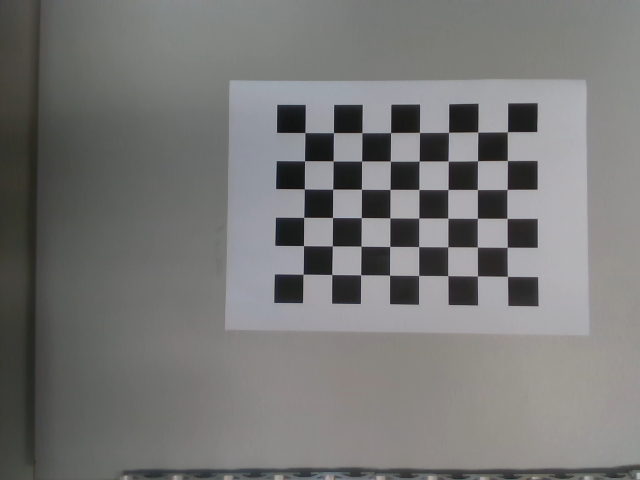
#> input picture images/img10.png, 640 x 480 px, given as the content of the folder C:/Users/Sanjana/Desktop/opencv code, which was not available
$ python calibration.py
#> lines starting #> are read from the running program, lines starting #| are printed output that depends on the picture; after the words box and inside, x2 and y2 are one past the last pixel; in counts of white or black regions, pixels touching at a corner belong together; long printed decimals are rounded; pictures that were not available may be replaced by others from this repository, and a replacement may not be noted
import numpy as np
import cv2 as cv
import glob
import pickle

chessboardSize = (8, 6)
frameSize = (640, 480)

criteria = (cv.TERM_CRITERIA_EPS + cv.TERM_CRITERIA_MAX_ITER, 30,0.001)

objp = np.zeros((chessboardSize[0] * chessboardSize[1], 3), np.float32)
objp[:,:2] = np.mgrid[0:chessboardSize[0], 0:chessboardSize[1]].T.reshape(-1, 2)

size_of_chessboard_squares_mm = 25
objp = objp * size_of_chessboard_squares_mm

objpoints = []
imgpoints = []
images = glob.glob('C:\\Users\\Sanjana\\Desktop\\opencv code\\*.png')
if not images:
    print("No images found in the specified directory!")
    exit()


for image in images:
    img = cv.imread(image)
#> img is the input picture: shape (480, 640, 3); mean B, G, R 118.2, 119.1, 119.3
    if img is None:
        print(f"Could not load image: {image}")
        continue

    gray = cv.cvtColor(img, cv.COLOR_BGR2GRAY)
    ret, corners = cv.findChessboardCorners(gray, chessboardSize, None)
#> ret = True; corners = 48 rows, first 8: [304.8, 132.5], [333.5, 132.6], [361.8, 132.6], [390.6, 132.5], [419.4, 132.4], [448.6, 132.3], [477.7, 132.1], [507.5, 131.7]
    if ret == True:
        objpoints.append(objp)
        corners2 = cv.cornerSubPix(gray, corners, (11,11), (-1,-1), criteria)
#> corners2 = 48 rows, first 8: [304.9, 132.5], [333.5, 132.6], [361.9, 132.6], [390.6, 132.6], [419.5, 132.4], [448.5, 132.3], [477.7, 132], [507.4, 131.8]
        imgpoints.append(corners)

    #Draw and Display corners
        cv.drawChessboardCorners(img, chessboardSize, corners, ret)
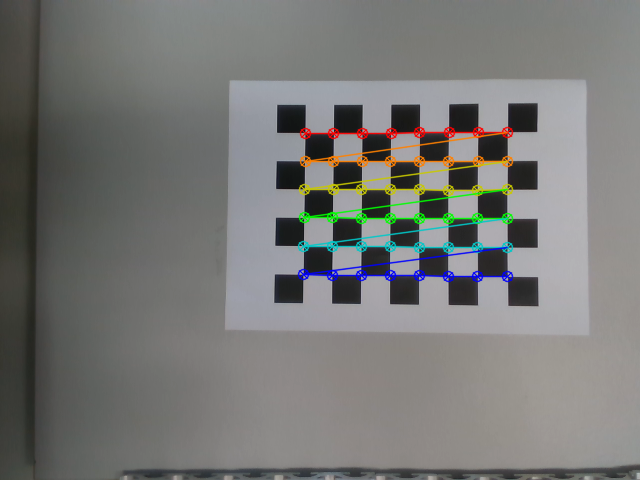
#> img: shape (480, 640, 3); 3.35% of pixels changed, all inside (x1, y1, x2, y2) = (297, 126, 514, 283)
        cv.imshow('img', img)
        cv.waitKey(1000)
cv.destroyAllWindows()

#calibration

ret, cameraMatrix, dist, rvecs, tvecs = cv.calibrateCamera(objpoints, imgpoints, frameSize, None, None)
#> ret = 0.0887; cameraMatrix = [[806.3, 0, 326.6], [0, 804.6, 262.7], [0, 0, 1]]; dist = [[0.0482, 5.31, 0.00216, -0.00771, -39.98]]; rvecs = ([-0.0796, 0.0442, 0.0106],); tvecs = ([-18.93, -114.5, 710.2],)

pickle.dump((cameraMatrix, dist), open("calibration.pkl", "wb"))
print("CameraMatrix:", cameraMatrix, "\nDist:", dist)
#| CameraMatrix: [[806.317   0.         326.644]
#|  [  0.         804.579 262.719]
#|  [  0.           0.           1.        ]]
#| Dist: [[ 4.82411803e-02  5.31311606e+00  2.15563656e-03 -7.71392714e-03
#|   -3.99751051e+01]]

#undistortion
img = cv.imread('images/img67.png')
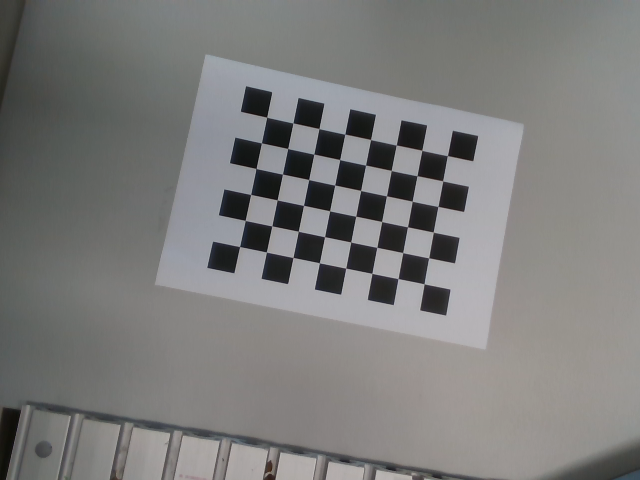
#> input picture images/img67.png, 640 x 480 px
#> img is the input picture: shape (480, 640, 3); mean B, G, R 123.5, 124.5, 124.8

h, w = img.shape[:2]
#> h = 480; w = 640
newCameraMatrix, roi = cv.getOptimalNewCameraMatrix(cameraMatrix, dist, (w,h), 1, (w,h))
#> newCameraMatrix = [[644, 0, 363.9], [0, 783.8, 258.3], [0, 0, 1]]; roi = (103, 6, 510, 458)

#undistort
dst = cv.undistort(img, cameraMatrix, dist, None, newCameraMatrix)
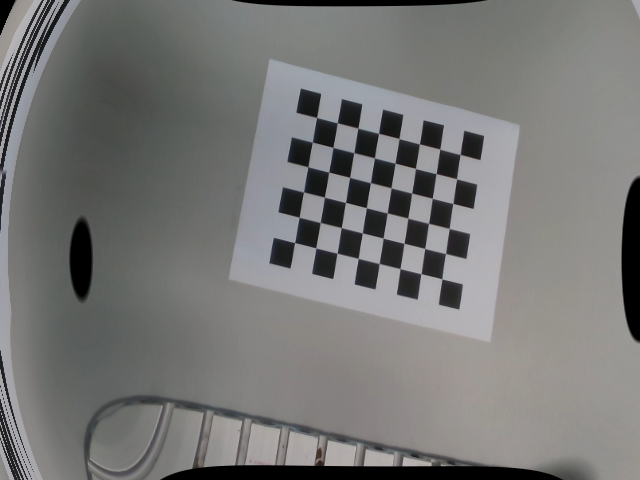
#> dst: shape (480, 640, 3); mean B, G, R 117.7, 118.9, 118.9

# crop the image
x, y, w, h = roi
#> x = 103; y = 6; w = 510; h = 458
dst = dst[y:y+h, x:x+w]
#> dst: shape (458, 510, 3)
cv.imwrite('caliResult1.jpg', dst)

# Undistort with Remapping
mapx, mapy = cv.initUndistortRectifyMap(cameraMatrix, dist, None, newCameraMatrix, (w,h), 5)
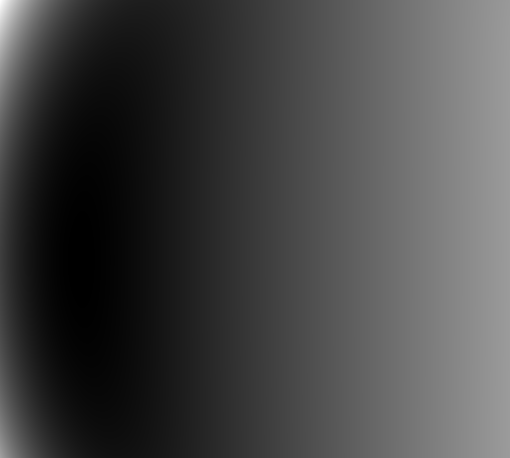
#> mapx: shape (458, 510) float32; min -2.81, max 839.2, mean 227; drawn with min black and max white
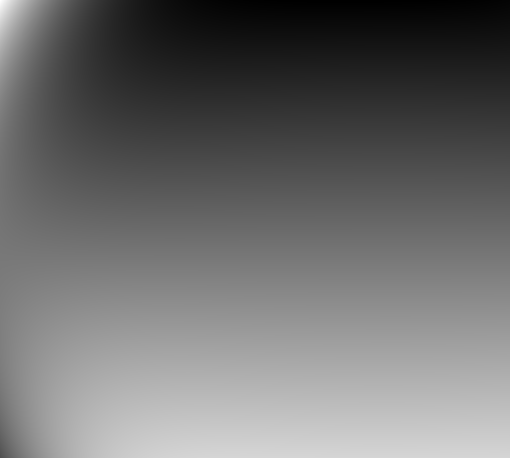
#> mapy: shape (458, 510) float32; min -6.34, max 563.3, mean 238.1; drawn with min black and max white
dst = cv.remap(img, mapx, mapy, cv.INTER_LINEAR)
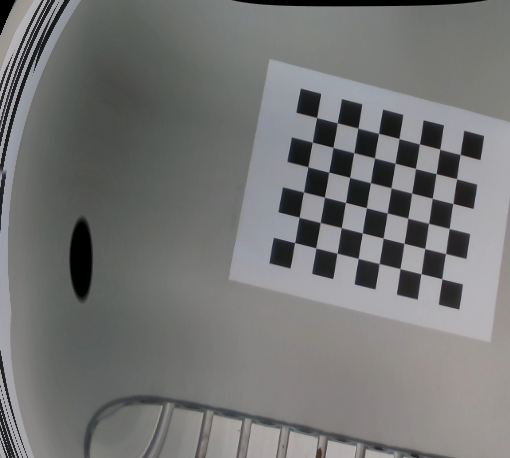
#> dst: shape (458, 510, 3); mean B, G, R 116.1, 116.6, 116.1

# crop the image
x, y, w, h = roi
dst = dst[y:y+h, x:x+w]
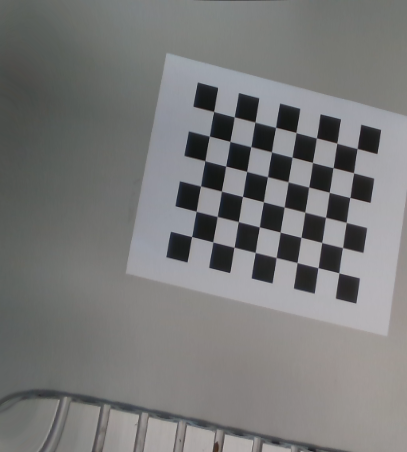
#> dst: shape (452, 407, 3); mean B, G, R 120.6, 120.9, 120.7
cv.imwrite('caliResult2.jpg', dst)

#reprojection error
mean_error = 0
for i in range(len(objpoints)):
        imgpoints2, _ = cv.projectPoints(objpoints[i], rvecs[i], tvecs[i], cameraMatrix, dist)
        error = cv.norm(imgpoints[i], imgpoints2, cv.NORM_L2) / len(imgpoints2)
        mean_error += error

        print("Total reprojection error: {}".format(mean_error / len(objpoints)))

else:
 print("No valid images with detected corners for calibration.")
#> this loop made 1 pass
#| Total reprojection error: 0.0128
#| No valid images with detected corners for calibration.
#> after the loop, mean_error = 0.0128
